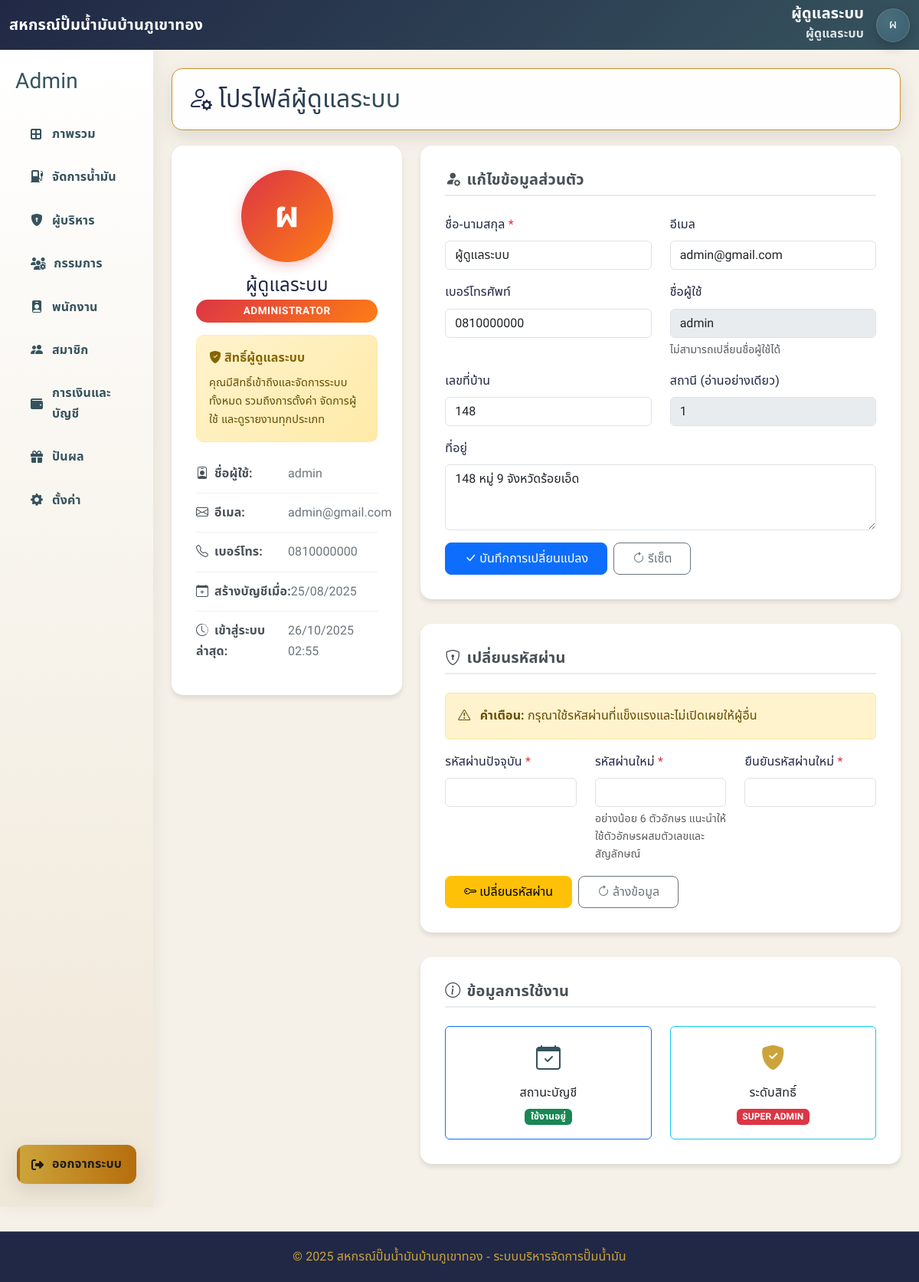
Screenshot of /admin/profile.php (signed in) with the database file from the repository.
### tables this page shows
CREATE TABLE `app_settings` (
  `key` varchar(64) NOT NULL,
  `json_value` json NOT NULL,
  `updated_at` timestamp NULL DEFAULT CURRENT_TIMESTAMP ON UPDATE CURRENT_TIMESTAMP
);

CREATE TABLE `users` (
  `id` bigint UNSIGNED NOT NULL,
  `username` varchar(64) NOT NULL,
  `email` varchar(60) DEFAULT NULL,
  `full_name` varchar(150) NOT NULL,
  `phone` varchar(13) DEFAULT NULL,
  `password_hash` varchar(255) NOT NULL,
  `is_active` tinyint(1) NOT NULL DEFAULT '1',
  `last_login_at` datetime DEFAULT NULL,
  `created_at` datetime NOT NULL DEFAULT CURRENT_TIMESTAMP,
  `updated_at` datetime NOT NULL DEFAULT CURRENT_TIMESTAMP ON UPDATE CURRENT_TIMESTAMP,
  `role` varchar(255) NOT NULL
);

### admin/profile.php (the view, shortened to what this page needs)
<?php
try { $pdo->setAttribute(PDO::ATTR_ERRMODE, PDO::ERRMODE_EXCEPTION); } catch (Throwable $e) {}
try {
  $current_role = $_SESSION['role'] ?? 'guest';
} catch (Throwable $e) {
  header('Location: /index/login.php?err=เกิดข้อผิดพลาดของระบบ');
  exit();
}
function column_exists(PDO $pdo, string $table, string $col): bool {
  $stmt = $pdo->prepare("
    SELECT COUNT(*)
    FROM information_schema.columns
    WHERE table_schema = DATABASE() AND table_name = :t AND column_name = :c
  ");
  $stmt->execute([':t'=>$table, ':c'=>$col]);
  return (int)$stmt->fetchColumn() > 0;
}
function table_exists(PDO $pdo, string $table): bool {
  $stmt = $pdo->prepare("
    SELECT COUNT(*)
    FROM information_schema.tables
    WHERE table_schema = DATABASE() AND table_name = :t
  ");
  $stmt->execute([':t'=>$table]);
  return (int)$stmt->fetchColumn() > 0;
}
function get_station_id(PDO $pdo): int {
  try {
    $v = $pdo->query("SELECT setting_value FROM settings WHERE setting_name='station_id' LIMIT 1")->fetchColumn();
    return (int)($v ?: 1);
  } catch (Throwable $e) { return 1; }
}
$DEFAULT_STATION_ID = get_station_id($pdo);
$site_name = 'สหกรณ์ปั๊มน้ำมันบ้านภูเขาทอง';
$site_subtitle = 'ระบบบริหารจัดการปั๊มน้ำมัน';
try {
  $st = $pdo->prepare("SELECT json_value FROM app_settings WHERE `key`='system_settings' LIMIT 1");
  $st->execute();
  if ($r = $st->fetch(PDO::FETCH_ASSOC)) {
    $sys = json_decode($r['json_value'], true) ?: [];
    if (!empty($sys['site_name']))     $site_name = $sys['site_name'];
    if (!empty($sys['site_subtitle'])) $site_subtitle = $sys['site_subtitle'];
  }
} catch(Throwable $e){}
$role_th_map = [
  'admin'=>'ผู้ดูแลระบบ', 'manager'=>'ผู้บริหาร',
  'employee'=>'พนักงาน',    'member'=>'สมาชิกสหกรณ์',
  'committee'=>'กรรมการ'
];
$current_role_th = $role_th_map[$current_role] ?? 'ผู้ใช้งาน';
$HAS_USERS_LASTLOGIN = column_exists($pdo, 'users', 'last_login_at')
  ? 'last_login_at' : (column_exists($pdo, 'users', 'last_login') ? 'last_login' : null);
$HAS_ADMINS = table_exists($pdo, 'admins');
$HAS_ADMIN_ADDRESS = $HAS_ADMINS && column_exists($pdo, 'admins', 'address');
$HAS_ADMIN_HOUSE   = $HAS_ADMINS && column_exists($pdo, 'admins', 'house_number');
$user_data = [
  'id'=>null, 'username'=>'', 'full_name'=>'', 'email'=>'', 'phone'=>'',
  'created_at'=>null, 'updated_at'=>null, 'last_login_at'=>null, 'role'=>'admin',
  'address'=>'', 'house_number'=>'', 'station_id'=>$DEFAULT_STATION_ID
];
try {
  $select = [
    "u.id","u.username","u.full_name","u.email","u.phone",
    "u.created_at","u.updated_at","u.role"
  ];
  if ($HAS_USERS_LASTLOGIN) $select[] = "u.{$HAS_USERS_LASTLOGIN} AS last_login_at";
  $joinAdmins = '';
  if ($HAS_ADMINS) {
    if ($HAS_ADMIN_ADDRESS) $select[] = "a.address AS admin_address";
    if ($HAS_ADMIN_HOUSE)   $select[] = "a.house_number AS admin_house_number";
    $select[] = "a.station_id AS admin_station_id";
    $joinAdmins = " LEFT JOIN admins a ON a.user_id = u.id ";
  }
  $sql = "SELECT ".implode(',', $select)." FROM users u {$joinAdmins}
          WHERE u.id = :id AND u.role='admin' LIMIT 1";
  $stmt = $pdo->prepare($sql);
  $stmt->execute([':id'=>$_SESSION['user_id']]);
  $row = $stmt->fetch(PDO::FETCH_ASSOC);
  $user_data = array_merge($user_data, $row);
  if ($HAS_ADMINS) {
    if ($HAS_ADMIN_ADDRESS) $user_data['address'] = $row['admin_address'] ?? '';
    if ($HAS_ADMIN_HOUSE)   $user_data['house_number'] = $row['admin_house_number'] ?? '';
    if (isset($row['admin_station_id'])) $user_data['station_id'] = (int)$row['admin_station_id'];
  }
} catch (Throwable $e) {
  $error_msg = 'เกิดข้อผิดพลาดในการดึงข้อมูล';
}
$current_name = $user_data['full_name'] ?? 'ผู้ดูแลระบบ';
$avatar_text = mb_substr($current_name, 0, 1, 'UTF-8');
?>
<!DOCTYPE html>
<html lang="th">
<head>
  <link href="https://cdn.jsdelivr.net/npm/bootstrap@5.3.2/dist/css/bootstrap.min.css" rel="stylesheet" />
  <link href="https://cdn.jsdelivr.net/npm/bootstrap-icons@1.10.5/font/bootstrap-icons.css" rel="stylesheet">
  <link rel="stylesheet" href="../assets/css/admin_dashboard.css" />
  <link rel="stylesheet" href="https://cdnjs.cloudflare.com/ajax/libs/font-awesome/6.5.2/css/all.min.css" />
</head>
<body>
  <nav class="navbar navbar-dark bg-primary">
    <div class="container-fluid">
      <div class="d-flex align-items-center gap-2">
        <a class="navbar-brand" href="#"><?= htmlspecialchars($site_name) ?></a>
      </div>
      <div class="d-flex align-items-center gap-3 ms-auto">
        <div class="nav-identity text-end d-none d-sm-block">
          <div class="nav-name"><?= htmlspecialchars($current_name) ?></div>
          <div class="nav-sub"><?= htmlspecialchars($current_role_th) ?></div>
        </div>
        <a href="profile.php" class="avatar-circle text-decoration-none"><?= htmlspecialchars($avatar_text) ?></a>
      </div>
    </div>
  </nav>
  <div class="container-fluid">
    <div class="row">
      <div class="col-md-3 col-lg-2 d-none d-md-flex flex-column sidebar py-4">
        <div class="side-brand mb-3"><h3><span>Admin</span></h3></div>
        <nav class="sidebar-menu flex-grow-1">
          <a href="admin_dashboard.php"><i class="fa-solid fa-border-all"></i>ภาพรวม</a>
          <a href="inventory.php"><i class="bi bi-fuel-pump-fill"></i>จัดการน้ำมัน</a>
          <a href="manager.php"><i class="bi bi-shield-lock-fill"></i> ผู้บริหาร</a>
          <a href="committee.php"><i class="fas fa-users-cog"></i> กรรมการ</a>
          <a href="employee.php"><i class="bi bi-person-badge-fill"></i>พนักงาน</a>
          <a href="member.php"><i class="bi bi-people-fill"></i> สมาชิก</a>
          <a href="finance.php"><i class="fa-solid fa-wallet"></i> การเงินและบัญชี</a>
          <a href="dividend.php"><i class="fa-solid fa-gift"></i> ปันผล</a>
          <a href="setting.php"><i class="bi bi-gear-fill"></i> ตั้งค่า</a>
        </nav>
        <a class="logout" href="../index/logout.php"><i class="fa-solid fa-right-from-bracket"></i>ออกจากระบบ</a>
      </div>
      <main class="col-md-9 col-lg-10 p-4 fade-in">
        <div class="main-header"><h2><i class="bi bi-person-gear me-2"></i>โปรไฟล์ผู้ดูแลระบบ</h2></div>
        <div class="row">
          <div class="col-lg-4">
            <div class="profile-section">
              <div class="text-center">
                <div class="profile-avatar"><?= htmlspecialchars(mb_substr($user_data['full_name'] ?? 'ผ', 0, 1, 'UTF-8')) ?></div>
                <h4 class="mb-1"><?= htmlspecialchars($user_data['full_name'] ?? 'ไม่ระบุ') ?></h4>
                <div class="admin-badge mb-3">ADMINISTRATOR</div>
              </div>
              <div class="privilege-section">
                <div class="privilege-title"><i class="bi bi-shield-fill-check me-1"></i>สิทธิ์ผู้ดูแลระบบ</div>
                <div class="privilege-text">คุณมีสิทธิ์เข้าถึงและจัดการระบบทั้งหมด รวมถึงการตั้งค่า จัดการผู้ใช้ และดูรายงานทุกประเภท</div>
              </div>
              <div class="info-row">
                <span class="info-label"><i class="bi bi-person-badge me-2"></i>ชื่อผู้ใช้:</span>
                <span class="info-value"><?= htmlspecialchars($user_data['username'] ?? 'ไม่ระบุ') ?></span>
              </div>
              <div class="info-row">
                <span class="info-label"><i class="bi bi-envelope me-2"></i>อีเมล:</span>
                <span class="info-value"><?= htmlspecialchars($user_data['email'] ?? 'ไม่ระบุ') ?></span>
              </div>
              <div class="info-row">
                <span class="info-label"><i class="bi bi-telephone me-2"></i>เบอร์โทร:</span>
                <span class="info-value"><?= htmlspecialchars($user_data['phone'] ?? 'ไม่ระบุ') ?></span>
              </div>
              <div class="info-row">
                <span class="info-label"><i class="bi bi-calendar-plus me-2"></i>สร้างบัญชีเมื่อ:</span>
                <span class="info-value">
                  <?= !empty($user_data['created_at']) ? date('d/m/Y', strtotime($user_data['created_at'])) : 'ไม่ระบุ' ?>
                </span>
              </div>
              <div class="info-row">
                <span class="info-label"><i class="bi bi-clock-history me-2"></i>เข้าสู่ระบบล่าสุด:</span>
                <span class="info-value">
                  <?= !empty($user_data['last_login_at']) ? date('d/m/Y H:i', strtotime($user_data['last_login_at'])) : 'ไม่ระบุ' ?>
                </span>
              </div>
            </div>
          </div>
          <div class="col-lg-8">
<div class="form-section">
  <h5 class="section-title"><i class="bi bi-person-fill-gear me-2"></i>แก้ไขข้อมูลส่วนตัว</h5>
  <form method="POST" action="">
    <div class="row">
      <div class="col-md-6 mb-3">
        <label for="full_name" class="form-label">ชื่อ-นามสกุล <span class="text-danger">*</span></label>
        <input type="text" class="form-control" id="full_name" name="full_name"
               value="<?= htmlspecialchars($user_data['full_name'] ?? '') ?>" required>
      </div>
      <div class="col-md-6 mb-3">
        <label for="email" class="form-label">อีเมล</label>
        <input type="email" class="form-control" id="email" name="email"
               value="<?= htmlspecialchars($user_data['email'] ?? '') ?>">
      </div>
    </div>
    <div class="row">
      <div class="col-md-6 mb-3">
        <label for="phone" class="form-label">เบอร์โทรศัพท์</label>
        <input type="text" class="form-control" id="phone" name="phone"
               value="<?= htmlspecialchars($user_data['phone'] ?? '') ?>">
      </div>
      <div class="col-md-6 mb-3">
        <label for="username_display" class="form-label">ชื่อผู้ใช้</label>
        <input type="text" class="form-control" id="username_display"
               value="<?= htmlspecialchars($user_data['username'] ?? '') ?>" disabled>
        <div class="form-text">ไม่สามารถเปลี่ยนชื่อผู้ใช้ได้</div>
      </div>
    </div>
    <div class="row">
      <div class="col-md-6 mb-3">
        <label for="house_number" class="form-label">เลขที่บ้าน</label>
        <input type="text" class="form-control" id="house_number" name="house_number"
               value="<?= htmlspecialchars($user_data['house_number'] ?? '') ?>" <?= $HAS_ADMINS ? '' : 'disabled' ?>>
      </div>
      <div class="col-md-6 mb-3">
        <label for="station_id" class="form-label">สถานี (อ่านอย่างเดียว)</label>
        <input type="text" class="form-control" id="station_id"
               value="<?= htmlspecialchars((string)($user_data['station_id'] ?? $DEFAULT_STATION_ID)) ?>" disabled>
      </div>
    </div>
    <div class="mb-3">
      <label for="address" class="form-label">ที่อยู่</label>
      <textarea class="form-control" id="address" name="address" rows="3" <?= $HAS_ADMINS ? '' : 'disabled' ?>><?= htmlspecialchars($user_data['address'] ?? '') ?></textarea>
    </div>
    <div class="d-flex gap-2">
      <button type="submit" class="btn btn-primary btn-custom">
        <i class="bi bi-check-lg me-1"></i>บันทึกการเปลี่ยนแปลง
      </button>
      <button type="reset" class="btn btn-outline-secondary btn-custom">
        <i class="bi bi-arrow-clockwise me-1"></i>รีเซ็ต
      </button>
    </div>
  </form>
</div>
            <div class="form-section">
              <h5 class="section-title"><i class="bi bi-shield-lock me-2"></i>เปลี่ยนรหัสผ่าน</h5>
              <div class="alert alert-warning" role="alert">
                <i class="bi bi-exclamation-triangle me-2"></i>
                <strong>คำเตือน:</strong> กรุณาใช้รหัสผ่านที่แข็งแรงและไม่เปิดเผยให้ผู้อื่น
              </div>
              <form method="POST" action="">
                <div class="row">
                  <div class="col-md-4 mb-3">
                    <label for="current_password" class="form-label">รหัสผ่านปัจจุบัน <span class="text-danger">*</span></label>
                    <input type="password" class="form-control" id="current_password" name="current_password" required>
                  </div>
                  <div class="col-md-4 mb-3">
                    <label for="new_password" class="form-label">รหัสผ่านใหม่ <span class="text-danger">*</span></label>
                    <input type="password" class="form-control" id="new_password" name="new_password" minlength="6" required>
                    <div class="form-text">อย่างน้อย 6 ตัวอักษร แนะนำให้ใช้ตัวอักษรผสมตัวเลขและสัญลักษณ์</div>
                  </div>
                  <div class="col-md-4 mb-3">
                    <label for="confirm_password" class="form-label">ยืนยันรหัสผ่านใหม่ <span class="text-danger">*</span></label>
                    <input type="password" class="form-control" id="confirm_password" name="confirm_password" minlength="6" required>
                  </div>
                </div>
                <div class="d-flex gap-2">
                  <button type="submit" class="btn btn-warning btn-custom">
                    <i class="bi bi-key me-1"></i>เปลี่ยนรหัสผ่าน
                  </button>
                  <button type="reset" class="btn btn-outline-secondary btn-custom">
                    <i class="bi bi-arrow-clockwise me-1"></i>ล้างข้อมูล
                  </button>
                </div>
              </form>
            </div>
            <div class="form-section">
              <h5 class="section-title"><i class="bi bi-info-circle me-2"></i>ข้อมูลการใช้งาน</h5>
              <div class="row">
                <div class="col-md-6">
                  <div class="card border-primary">
                    <div class="card-body text-center">
                      <i class="bi bi-calendar-check text-primary" style="font-size:2rem;"></i>
                      <h6 class="card-title mt-2">สถานะบัญชี</h6>
                      <span class="badge bg-success">ใช้งานอยู่</span>
                    </div>
                  </div>
                </div>
                <div class="col-md-6">
                  <div class="card border-info">
                    <div class="card-body text-center">
                      <i class="bi bi-shield-fill-check text-info" style="font-size:2rem;"></i>
                      <h6 class="card-title mt-2">ระดับสิทธิ์</h6>
                      <span class="badge bg-danger">SUPER ADMIN</span>
                    </div>
                  </div>
                </div>
              </div>
            </div>
          </div>
        </div>
      </main>
    </div>
  </div>
  <footer class="footer">© <?= date('Y') ?> <?= htmlspecialchars($site_name) ?> - <?= htmlspecialchars($site_subtitle) ?></footer>
</body>
</html>

### rows the page displays
app_settings: json_value "สหกรณ์ปั๊มน้ำมันบ้านภูเขาทอง", json_value "ระบบบริหารจัดการปั๊มน้ำมัน"

### other values shown
$current_name "ผู้ดูแลระบบ"
$current_role_th "ผู้ดูแลระบบ"
$avatar_text "ผ"
mb_substr($user_data['full_name'] ?? 'ผ', 0, 1, 'UTF-8') "ผ"
$user_data['full_name'] "ผู้ดูแลระบบ"
$user_data['username'] "admin"
$user_data['email'] "admin@gmail.com"
$user_data['phone'] "0810000000"
date('d/m/Y', strtotime($user_data['created_at'])) "25/08/2025"
date('d/m/Y H:i', strtotime($user_data['last_login_at'])) "26/10/2025 02:55"
